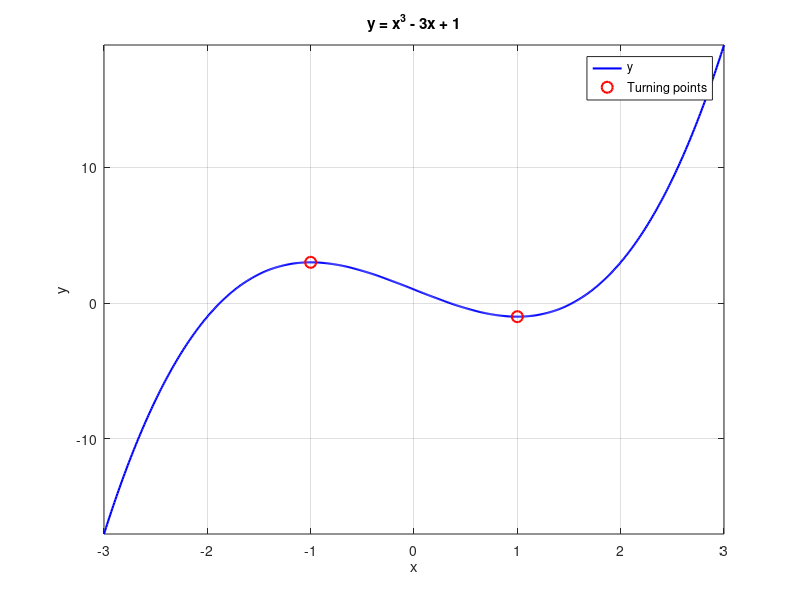

This figure's MATLAB source:
function ex1_plot_cubic()
x = linspace(-3,3,601);
y = x.^3 - 3.*x + 1;
tp_x = [-1, 1];
tp_y = tp_x.^3 - 3.*tp_x + 1;
figure;
plot(x,y,'b-','LineWidth',1.5);
hold on;
plot(tp_x,tp_y,'ro','MarkerSize',8,'LineWidth',1.5);
hold off;
grid on;
title('y = x^3 - 3x + 1');
xlabel('x');
ylabel('y');
legend('y','Turning points','Location','Best');
axis tight;
end
